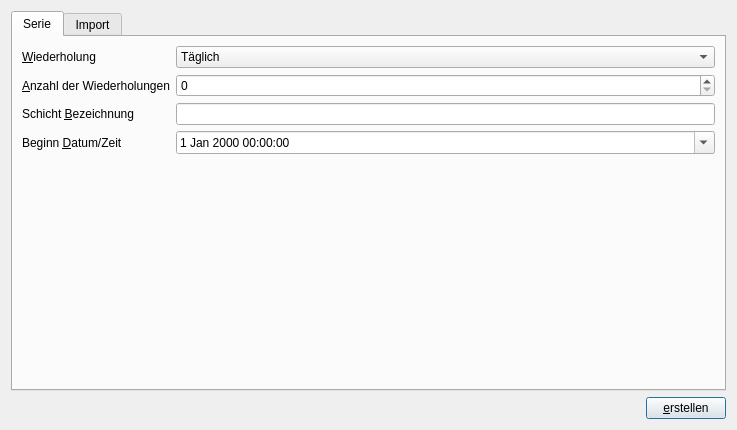
<?xml version="1.0" encoding="UTF-8"?>
<ui version="4.0">
 <class>AutoCreateShiftsForm</class>
 <widget class="QDialog" name="AutoCreateShiftsForm">
  <property name="geometry">
   <rect>
    <x>0</x>
    <y>0</y>
    <width>737</width>
    <height>430</height>
   </rect>
  </property>
  <property name="windowTitle">
   <string>Schichten erstellen</string>
  </property>
  <layout class="QVBoxLayout" name="verticalLayout">
   <item>
    <widget class="QTabWidget" name="tabWidget">
     <property name="currentIndex">
      <number>0</number>
     </property>
     <widget class="QWidget" name="tab">
      <attribute name="title">
       <string>Serie</string>
      </attribute>
      <layout class="QGridLayout" name="gridLayout">
       <item row="0" column="0">
        <layout class="QFormLayout" name="formLayout">
         <item row="0" column="0">
          <widget class="QLabel" name="label">
           <property name="text">
            <string>&amp;Wiederholung</string>
           </property>
           <property name="buddy">
            <cstring>comboBox_recurrence</cstring>
           </property>
          </widget>
         </item>
         <item row="0" column="1">
          <widget class="QComboBox" name="comboBox_recurrence">
           <item>
            <property name="text">
             <string>Täglich</string>
            </property>
           </item>
           <item>
            <property name="text">
             <string>Wöchentlich</string>
            </property>
           </item>
           <item>
            <property name="text">
             <string>Monatlich</string>
            </property>
           </item>
           <item>
            <property name="text">
             <string>Jährlich</string>
            </property>
           </item>
          </widget>
         </item>
         <item row="3" column="0">
          <widget class="QLabel" name="label_2">
           <property name="text">
            <string>Schicht &amp;Bezeichnung</string>
           </property>
           <property name="buddy">
            <cstring>lineEdit_shiftName</cstring>
           </property>
          </widget>
         </item>
         <item row="3" column="1">
          <widget class="QLineEdit" name="lineEdit_shiftName"/>
         </item>
         <item row="4" column="0">
          <widget class="QLabel" name="label_3">
           <property name="text">
            <string>Beginn &amp;Datum/Zeit</string>
           </property>
           <property name="buddy">
            <cstring>dateTimeEdit_shift</cstring>
           </property>
          </widget>
         </item>
         <item row="4" column="1">
          <widget class="QDateTimeEdit" name="dateTimeEdit_shift">
           <property name="calendarPopup">
            <bool>true</bool>
           </property>
          </widget>
         </item>
         <item row="2" column="0">
          <widget class="QLabel" name="label_4">
           <property name="text">
            <string>&amp;Anzahl der Wiederholungen</string>
           </property>
           <property name="buddy">
            <cstring>spinBox_recurrenceCount</cstring>
           </property>
          </widget>
         </item>
         <item row="2" column="1">
          <widget class="QSpinBox" name="spinBox_recurrenceCount"/>
         </item>
        </layout>
       </item>
      </layout>
     </widget>
     <widget class="QWidget" name="tab_2">
      <attribute name="title">
       <string>Import</string>
      </attribute>
      <layout class="QGridLayout" name="gridLayout_2">
       <item row="0" column="0">
        <layout class="QFormLayout" name="formLayout_2">
         <property name="fieldGrowthPolicy">
          <enum>QFormLayout::ExpandingFieldsGrow</enum>
         </property>
         <item row="0" column="0">
          <widget class="QLabel" name="label_5">
           <property name="text">
            <string>&amp;Typ</string>
           </property>
           <property name="buddy">
            <cstring>radioButton_iCal</cstring>
           </property>
          </widget>
         </item>
         <item row="0" column="1">
          <layout class="QHBoxLayout" name="horizontalLayout">
           <item>
            <widget class="QRadioButton" name="radioButton_iCal">
             <property name="text">
              <string>iCal</string>
             </property>
            </widget>
           </item>
           <item>
            <widget class="QRadioButton" name="radioButton_RSS">
             <property name="text">
              <string>RSS</string>
             </property>
            </widget>
           </item>
          </layout>
         </item>
         <item row="1" column="0">
          <widget class="QLabel" name="label_6">
           <property name="text">
            <string>&amp;URL</string>
           </property>
           <property name="buddy">
            <cstring>lineEdit_URL</cstring>
           </property>
          </widget>
         </item>
         <item row="1" column="1">
          <widget class="QLineEdit" name="lineEdit_URL"/>
         </item>
         <item row="2" column="0">
          <widget class="QLabel" name="label_7">
           <property name="text">
            <string>&amp;Ignoriere Schichten vor</string>
           </property>
           <property name="buddy">
            <cstring>dateTimeEdit_ignoreBefore</cstring>
           </property>
          </widget>
         </item>
         <item row="2" column="1">
          <widget class="QDateTimeEdit" name="dateTimeEdit_ignoreBefore">
           <property name="calendarPopup">
            <bool>true</bool>
           </property>
          </widget>
         </item>
        </layout>
       </item>
      </layout>
     </widget>
    </widget>
   </item>
   <item>
    <layout class="QHBoxLayout" name="horizontalLayout_2">
     <item>
      <spacer name="horizontalSpacer">
       <property name="orientation">
        <enum>Qt::Horizontal</enum>
       </property>
       <property name="sizeHint" stdset="0">
        <size>
         <width>40</width>
         <height>20</height>
        </size>
       </property>
      </spacer>
     </item>
     <item>
      <widget class="QPushButton" name="pushButton_createShifts">
       <property name="text">
        <string>&amp;erstellen</string>
       </property>
      </widget>
     </item>
    </layout>
   </item>
  </layout>
 </widget>
 <tabstops>
  <tabstop>comboBox_recurrence</tabstop>
  <tabstop>spinBox_recurrenceCount</tabstop>
  <tabstop>lineEdit_shiftName</tabstop>
  <tabstop>dateTimeEdit_shift</tabstop>
 </tabstops>
 <resources/>
 <connections/>
</ui>
